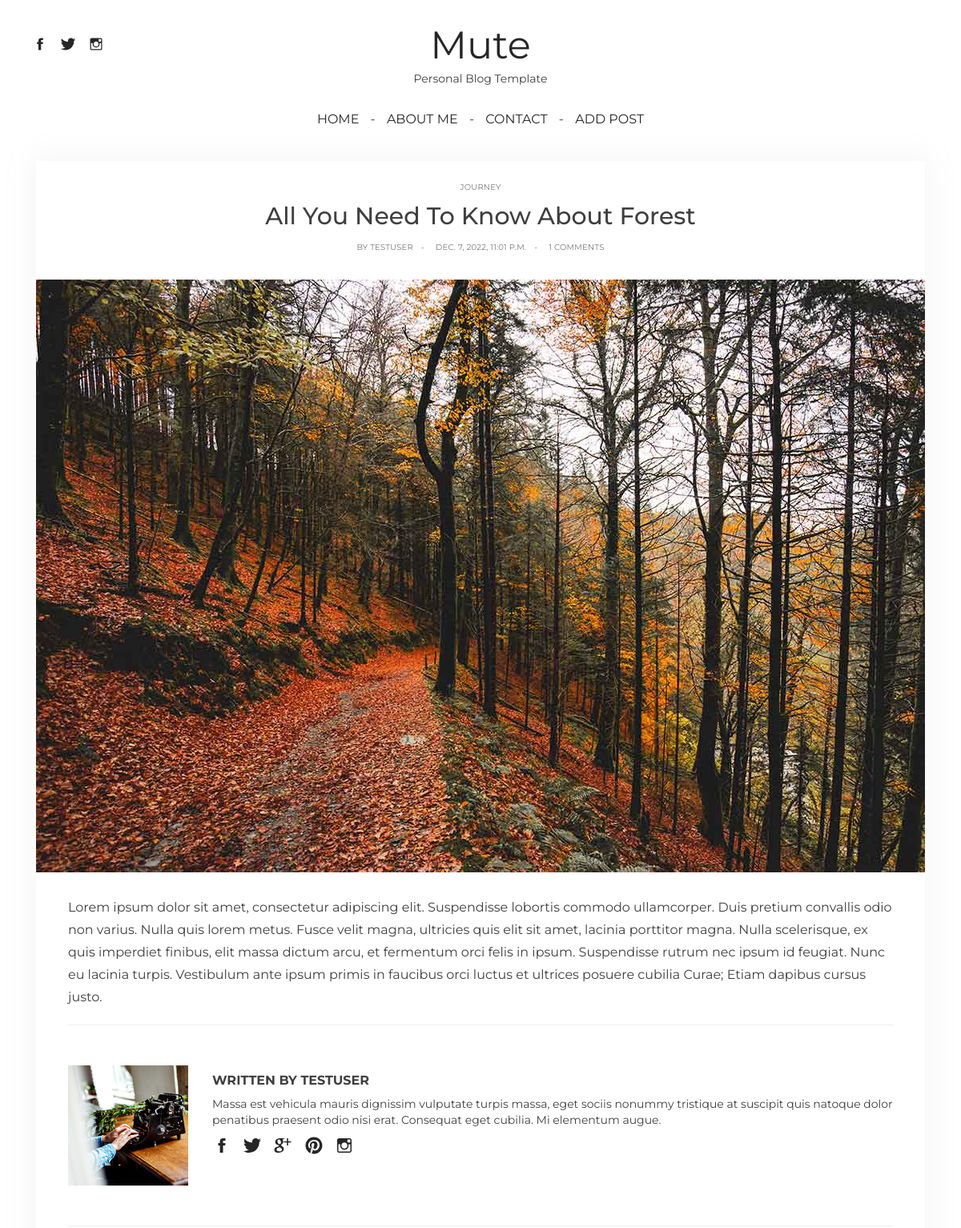
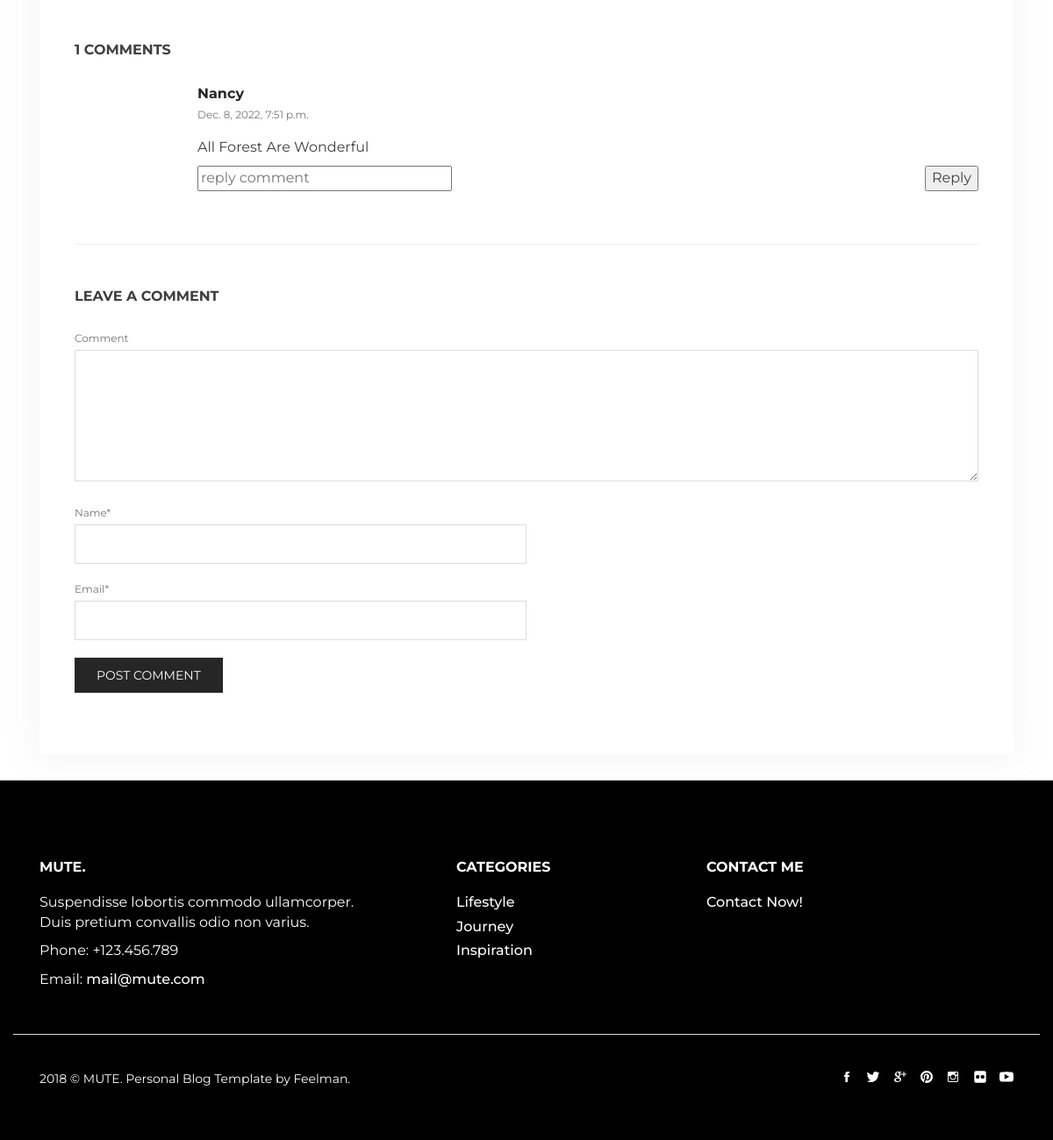
The app's page /blog-detail/all-you-need-to-know-about-forestB-5-N-8-B/ (signed in) with its own data (2 pictures, top to bottom).
### BlogPost/models.py (models this page shows, shortened)
class BlogModel(models.Model):
    CHOICES = (
        ('life-style', 'LIFESTYLE'),
        ('journey', 'JOURNEY'),
        ('inspiration', 'INSPIRATION'),
    )
    author = models.ForeignKey(User, blank=True, null=True,
                             on_delete=models.CASCADE)
    title = models.CharField(max_length=255)
    content = RichTextField(blank=True, null=True)
    slug = models.SlugField(max_length=255, unique=True, null=False, blank=True)
    image = models.ImageField(upload_to='blogPost/')
    category = models.CharField(max_length=125, choices=CHOICES)
    created_at = models.DateTimeField(auto_now_add=True)
    updated_at = models.DateTimeField(auto_now=True)
    def __str__(self):
        return self.title
    @property
    def get_image_url(self):
        image_url = self.image.url
        return image_url

class Profile(User):
    image = models.ImageField(upload_to='profile/')
    info = models.TextField(max_length=200)

class BlogComment(models.Model):
    post = models.ForeignKey(BlogModel, blank=True, null=True, on_delete=models.CASCADE, related_name="comment")
    comment = models.TextField(max_length=500, blank=True, null=True)
    name = models.CharField(max_length=200, blank=True, null=True)
    email = models.EmailField(max_length=100, blank=True, null=True)
    created_at = models.DateTimeField(auto_now_add=True)
    updated_at = models.DateTimeField(auto_now=True)
    def __str__(self):
        return self.name

### BlogPost/views.py (the view, shortened to what this page needs)
# urls.py: path('blog-detail/<str:slug>/', views.blog_detail, name="blog-detail"),
def blog_detail(request, slug):
    context = {}
    try:
        blog_obj = get_object_or_404(BlogModel, slug=slug)
        print(blog_obj)
        profile = Profile.objects.get(username = blog_obj.author)
        print(profile)
        comments = BlogComment.objects.filter(post=blog_obj).all()
        print(comments)
        replies = CommentReply.objects.all()
        print(replies)
        context['blog'] = blog_obj
        context['profile'] = profile
        context['comments'] = comments
        context['replies'] = replies
    except Exception as e:
        print(e)
    return render(request, 'detail_post.html', context)

### BlogPost/models.py (called while the page is built)
    def __str__(self):
        return self.reply

### BlogPost/templates/detail_post.html (shortened to what this page needs)
{% extends 'base.html' %}
{% load static %}
{% block main %}
  <div class="container">
    <div class="col-md-12">
      <div class="blog-post">
        <div class="blog-post-wrapper">
          <div class="blog-post__info  blog-post__info--top">
            <span><a href="{% url 'category' blog.category %}">{{blog.category}}</a></span>
          </div>
          <div class="blog-post__title">
            <h1>{{blog.title}}</h1>
          </div>
          <div class="blog-post__info">
            <span>By <a href="#"> {{blog.author.username}}</a></span>
            <span>{{blog.created_at}}</span>
            <span>{{comments.count}} Comments</span>
          </div>
        </div>
        <div class="blog-post__image">
          <a href="single-post.html"><img src={{blog.get_image_url}} alt={{blog.title}}></a>
        </div>
        <div class="blog-post-wrapper">
          <div class="blog-post__content">
            <p>{{blog.content | safe}}</p>
          </div>
          <div class="blog-post__author">
            <div class="blog-post__author-avatar">
              <img src={{profile.image.url}} alt="Author">
            </div>
            <div class="blog-post__author-info">
              <h5>Written by {{profile.username}} </h5>
              <p>{{profile.info}}</p>
              <div class="blog-post__author-info-social">
                <a href="#">
                  <svg>
                    <use xmlns:xlink="http://www.w3.org/1999/xlink" xlink:href="#icon-facebook"></use>
                  </svg>
                </a>
                <a href="#">
                  <svg>
                    <use xmlns:xlink="http://www.w3.org/1999/xlink" xlink:href="#icon-twitter"></use>
                  </svg>
                </a>
                <a href="#">
                  <svg>
                    <use xmlns:xlink="http://www.w3.org/1999/xlink" xlink:href="#icon-google"></use>
                  </svg>
                </a>
                <a href="#">
                  <svg>
                    <use xmlns:xlink="http://www.w3.org/1999/xlink" xlink:href="#icon-pinterest"></use>
                  </svg>
                </a>
                <a href="#">
                  <svg>
                    <use xmlns:xlink="http://www.w3.org/1999/xlink" xlink:href="#icon-instagram"></use>
                  </svg>
                </a>
              </div>
            </div>
          </div>
          <div class="blog-post__comments">
            <h5>{{comments.count}} Comments</h5>
            <ul class="blog-post__comments-list">
              {% for comment in comments %}
              <li class="blog-post__comments-item">
                <div class="blog-post__comments-item-body">
                  <div class="blog-post__comments-item-right">
                    <div class="blog-post__comments-item-info">
                      <div class="blog-post__comments-item-info-author">
                        <span>
                          <a href="#">{{comment.name}}</a>
                        </span>
                      </div>
                      <div class="blog-post__comments-item-info-date">
                        <span>
                          <a href="#">{{comment.created_at}}</a>
                        </span>
                      </div>
                    </div>
                    <div class="blog-post__comments-item-post">
                      <p>{{comment.comment}}</p>
                        <form method="post">
                          <div class="blog-post__comments-item-reply">
                            <input  type="submit" name="submit" size="30" value="Reply">
                          </div>
                          <div >
                          <p class="blog-post__comments-respond-author">
                            <input id="author" type="text" name="reply" size="30" aria-required="true" required placeholder="reply comment">
                          </p>
                        </form>
                      </div>
                    </div>
                  </div>
                </div>
              {% endfor %}
            <div class="blog-post__comments-respond">
              <h5>Leave a Comment</h5>
              <form method="post">
                <p class="blog-post__comments-respond-comment">
                  <label for="comment">Comment</label>
                  <textarea id="comment" name="comment" cols="45" aria-required="true"></textarea>
                </p>
                <p class="blog-post__comments-respond-author">
                  <label for="author">Name*</label>
                  <input id="author" type="text" name="author" size="30" aria-required="true" required>
                </p>
                <p class="blog-post__comments-respond-email">
                  <label for="email-form">Email*</label>
                  <input id="email-form" type="email" name="email" size="30" aria-required="true" required>
                </p>
                <p class="blog-post__comments-respond-submit">
                  <input  type="submit" name="submit" size="30" value="Post Comment">
                </p>
              </form>
            </div>
          </div>
        </div>
      </div>
    </div>
{% endblock %}

### records on screen
BlogModel: category "JOURNEY", title "All You Need To Know About Forest", author.username "TESTUSER", created_at "DEC. 7, 2022, 11:01 P.M.", get_image_url (picture), content "Lorem ipsum dolor sit amet, consectetur adipiscing elit. Suspendisse lobortis commodo ullamcorper. Duis pretium convallis odio non varius. Nulla quis lorem metus. Fusce velit magna, ultricies quis elit sit amet, lacinia porttitor magna. Nulla scelerisque, ex quis imperdiet finibus, elit massa dictum arcu, et fermentum orci felis in ipsum. Suspendisse rutrum nec ipsum id feugiat. Nunc eu lacinia turpis. Vestibulum ante ipsum primis in faucibus orci luctus et ultrices posuere cubilia Curae; Etiam dapibus cursus justo."
Profile: image (picture), info "Massa est vehicula mauris dignissim vulputate turpis massa, eget sociis nonummy tristique at suscipit quis natoque dolor penatibus praesent odio nisi erat. Consequat eget cubilia. Mi elementum augue."
BlogComment: name "Nancy", created_at "Dec. 8, 2022, 7:51 p.m.", comment "All Forest Are Wonderful"

### other values on screen
{{ comments.count }} "1"
{{ profile.username }} "TESTUSER"
